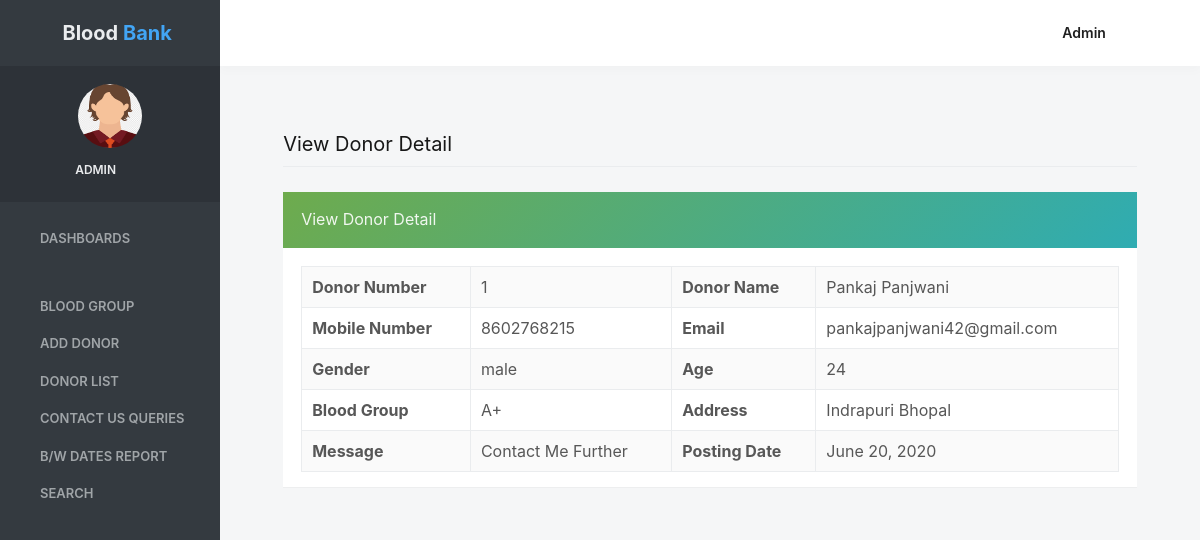
Before: /view_donordetail/1 (signed in) with the older database file.
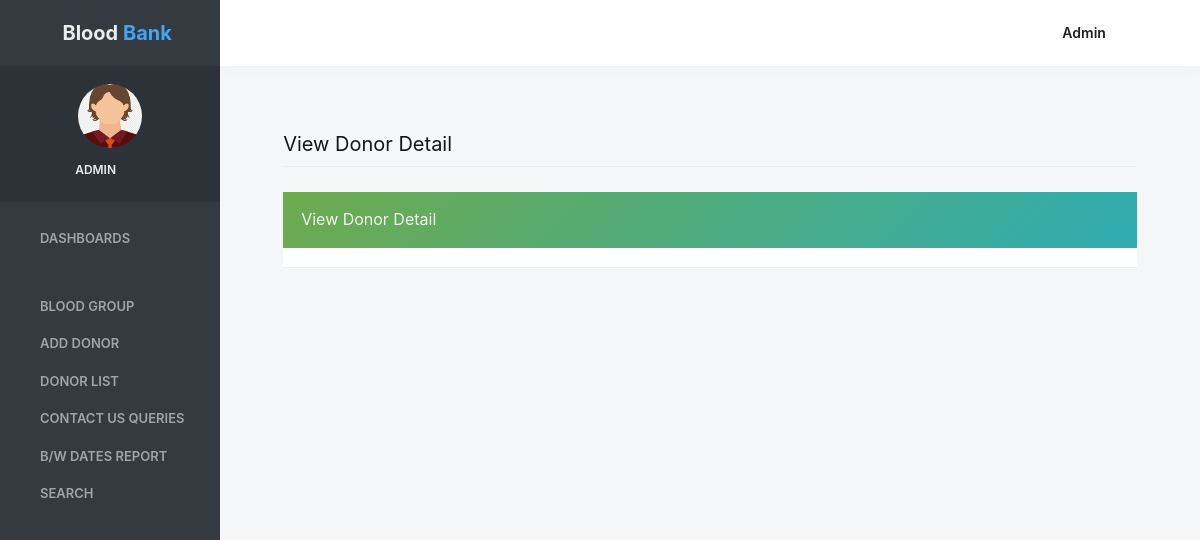
After: the same page with the newer database file.
### bloodbank/models.py (models this page shows, shortened)
class Donor(models.Model):
    fullname = models.CharField(max_length=100)
    mobileno = models.CharField(max_length=15)
    emailid = models.CharField(max_length=50)
    gender = models.CharField(max_length=15)
    age = models.CharField(max_length=15)
    group = models.ForeignKey(Group, on_delete=models.CASCADE)
    address = models.CharField(max_length=300, null=True)
    message = models.CharField(max_length=300, null=True)
    postingdate = models.DateField()

class Group(models.Model):
    bloodgroup = models.CharField(max_length=30)
    def __str__(self):
        return self.bloodgroup

### bloodbank/views.py (the view)
# urls.py: path('view_donordetail/<int:pid>',view_donordetail, name="view_donordetail"),
def view_donordetail(request,pid):
    if not request.user.is_authenticated:
        return redirect('login')
    donor = Donor.objects.filter(id=pid)
    d = {'donor':donor}
    return render(request, 'view_donordetail.html', d)

### bloodbank/templates/view_donordetail.html (shortened to what this page needs)
{% load static %}
{% block body %}
 <html lang="en" class="no-focus">
    <head>
<link rel="stylesheet" href="{% static 'adminassets/js/plugins/datatables/dataTables.bootstrap4.min.css' %}">
        <link rel="stylesheet"  href="{% static 'adminassets/css/codebase.min.css' %}">
</head>
    <body>
        <div id="page-container" class="sidebar-o sidebar-inverse side-scroll page-header-fixed main-content-narrow">
 {% include 'sidebar.html' %}
            {% include 'admin_nav.html' %}
            <main id="main-container">
                <div class="content">
                    <h2 class="content-heading">View Donor Detail</h2>
                    <div class="row">
                        <div class="col-md-12">
                            <div class="block block-themed">
                                <div class="block-header bg-gd-emerald">
                                    <h3 class="block-title">View Donor Detail</h3>
                                    <div class="block-options">
                                        <button type="button" class="btn-block-option" data-toggle="block-option" data-action="state_toggle" data-action-mode="demo">
                                            <i class="si si-refresh"></i>
                                        </button>
                                        <button type="button" class="btn-block-option" data-toggle="block-option" data-action="content_toggle"></button>
                                    </div>
                                </div>
                                <div class="block-content">
                                    {% for i in donor %}
                            <table border="1" class="table table-bordered table-striped table-vcenter js-dataTable-full-pagination">
                                            <tr>
    <th>Donor Number</th>
    <td>{{i.id}}</td>
    <th>Donor Name</th>
    <td>{{i.fullname}}</td>
  </tr>
  <tr>
    <th>Mobile Number</th>
    <td>{{i.mobileno}}</td>
   <th>Email</th>
    <td>{{i.emailid}}</td>
  </tr>
  <tr>
    <th>Gender</th>
    <td>{{i.gender}}</td>
    <th>Age</th>
    <td>{{i.age}}</td>
  </tr>
   <tr>
    <th>Blood Group</th>
    <td>{{i.group}}</td>
    <th>Address</th>
    <td>{{i.address}}</td>
  </tr>
  <tr>
    <th>Message</th>
    <td>{{i.message}}</td>
    <th>Posting Date</th>
    <td>{{i.postingdate}}</td>
  </tr>
</table>
 {% endfor %}
</div>
                                </div>
                            </div>
            </main>
        </div>
    </body>
</html>
{% endblock %}

Changed rows visible on the page:
removed Donor: id "1", fullname "Pankaj Panjwani", mobileno "8602768215", emailid "pankajpanjwani42@gmail.com", gender "male", age "24", group "A+", address "Indrapuri Bhopal", message "Contact Me Further", postingdate "June 20, 2020"
